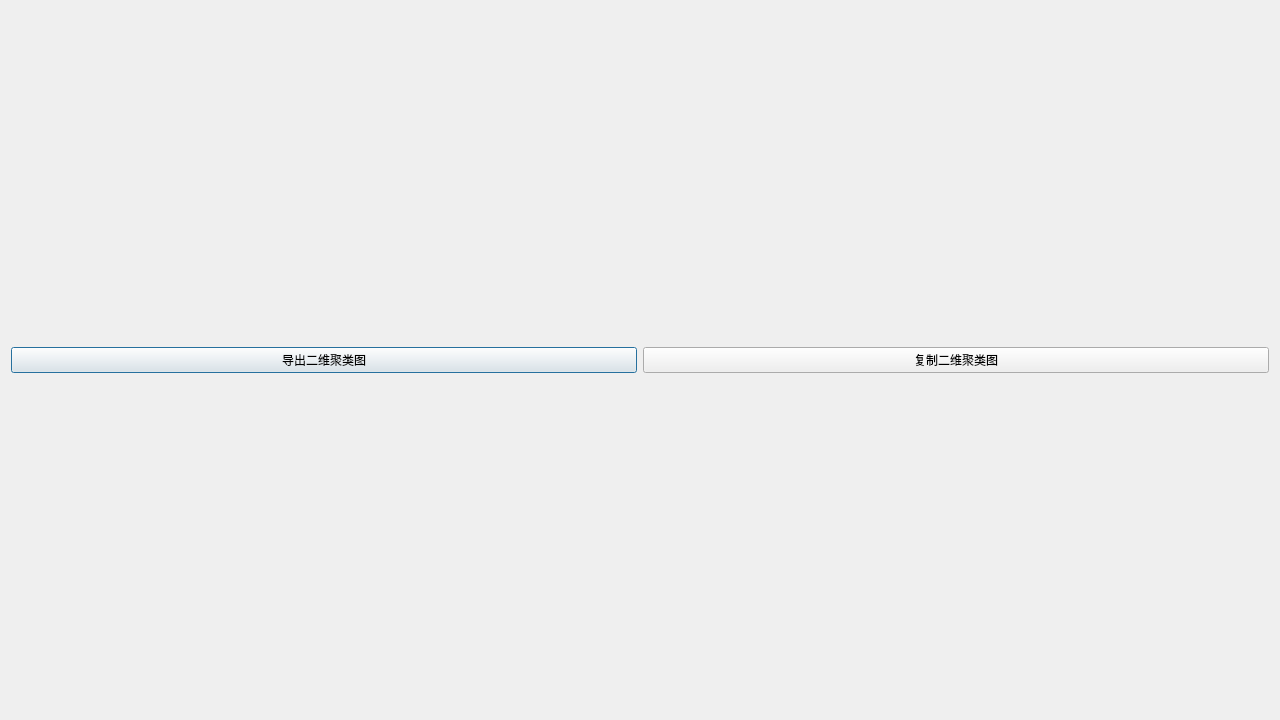
<?xml version="1.0" encoding="UTF-8"?>
<ui version="4.0">
 <class>KMeansDialog</class>
 <widget class="QDialog" name="KMeansDialog">
  <property name="geometry">
   <rect>
    <x>0</x>
    <y>0</y>
    <width>1280</width>
    <height>720</height>
   </rect>
  </property>
  <property name="windowTitle">
   <string>Dialog</string>
  </property>
  <layout class="QGridLayout" name="gridLayout">
   <item row="1" column="0">
    <layout class="QHBoxLayout" name="horizontalLayout_2"/>
   </item>
   <item row="0" column="0">
    <layout class="QHBoxLayout" name="horizontalLayout">
     <item>
      <widget class="QPushButton" name="export2DButton">
       <property name="text">
        <string>导出二维聚类图</string>
       </property>
      </widget>
     </item>
     <item>
      <widget class="QPushButton" name="copy2DButton">
       <property name="text">
        <string>复制二维聚类图</string>
       </property>
      </widget>
     </item>
    </layout>
   </item>
  </layout>
 </widget>
 <resources/>
 <connections/>
</ui>
